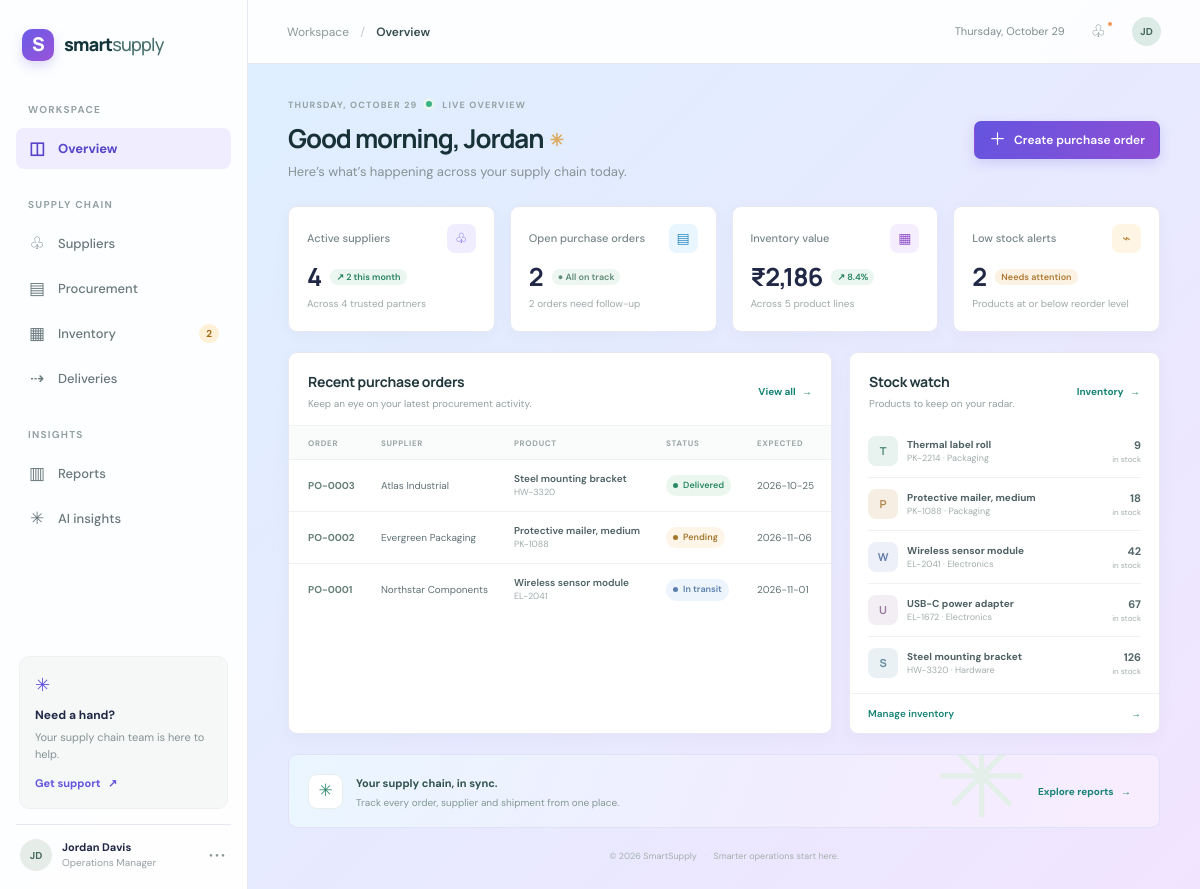
The page / on the database its author committed.
### tables this page shows
CREATE TABLE purchase_orders (
            id INTEGER PRIMARY KEY AUTOINCREMENT, supplier_id INTEGER REFERENCES suppliers(id) ON DELETE SET NULL,
            product_id INTEGER REFERENCES products(id) ON DELETE SET NULL,
            quantity INTEGER NOT NULL, unit_price REAL NOT NULL, status TEXT NOT NULL DEFAULT 'Pending',
            order_date TEXT NOT NULL, expected_date TEXT NOT NULL
        );

CREATE TABLE suppliers (
            id INTEGER PRIMARY KEY AUTOINCREMENT, name TEXT NOT NULL,
            contact TEXT NOT NULL DEFAULT '', email TEXT NOT NULL DEFAULT '',
            category TEXT NOT NULL DEFAULT '', status TEXT NOT NULL DEFAULT 'Active'
        );

CREATE TABLE products (
            id INTEGER PRIMARY KEY AUTOINCREMENT, name TEXT NOT NULL,
            sku TEXT NOT NULL UNIQUE, category TEXT NOT NULL DEFAULT '',
            supplier_id INTEGER REFERENCES suppliers(id) ON DELETE SET NULL,
            stock INTEGER NOT NULL DEFAULT 0, reorder_level INTEGER NOT NULL DEFAULT 10,
            unit_price REAL NOT NULL DEFAULT 0
        );

### app.py (the view)
@app.route("/")
def dashboard():
    db = get_db()
    metrics = {
        "suppliers": db.execute("SELECT COUNT(*) FROM suppliers WHERE status='Active'").fetchone()[0],
        "orders": db.execute("SELECT COUNT(*) FROM purchase_orders WHERE status IN ('Pending','In transit')").fetchone()[0],
        "inventory": db.execute("SELECT COALESCE(SUM(stock * unit_price),0) FROM products").fetchone()[0],
        "low_stock": db.execute("SELECT COUNT(*) FROM products WHERE stock <= reorder_level").fetchone()[0],
        "products": db.execute("SELECT COUNT(*) FROM products").fetchone()[0],
    }
    orders = db.execute("""SELECT po.*, s.name supplier, p.name product, p.sku FROM purchase_orders po
        LEFT JOIN suppliers s ON s.id=po.supplier_id LEFT JOIN products p ON p.id=po.product_id
        ORDER BY po.id DESC LIMIT 5""").fetchall()
    products = db.execute("SELECT * FROM products ORDER BY (stock <= reorder_level) DESC, stock ASC LIMIT 5").fetchall()
    return render_template("dashboard.html", metrics=metrics, orders=orders, products=products, today=date.today().strftime("%A, %B %-d") if __import__("os").name != "nt" else date.today().strftime("%A, %B %#d"))

### app.py (called while the page is built)
def get_db():
    if "db" not in g:
        g.db = sqlite3.connect(DATABASE)
        g.db.row_factory = sqlite3.Row
        g.db.execute("PRAGMA foreign_keys = ON")
    return g.db

def configured_openai_key():
    key = os.getenv("OPENAI_API_KEY", "").strip()
    return key if key and key != "your_openai_api_key_here" else ""

@app.context_processor
def inject_counts():
    db = get_db()
    low = db.execute("SELECT COUNT(*) FROM products WHERE stock <= reorder_level").fetchone()[0]
    return {"low_stock_count": low, "year": date.today().year, "now_label": datetime.now().strftime("%A, %B %-d") if os.name != "nt" else datetime.now().strftime("%A, %B %#d"), "ai_enabled": bool(configured_openai_key())}

### templates/dashboard.html
{% extends 'base.html' %}{% block title %}Overview{% endblock %}{% block crumb %}Overview{% endblock %}{% block content %}
<section class="page-heading"><div><div class="eyebrow">{{ today|upper }} <span class="live-dot"></span> LIVE OVERVIEW</div><h1>Good morning, Jordan <span class="wave">✳</span></h1><p>Here’s what’s happening across your supply chain today.</p></div><a class="button button-primary" href="{{ url_for('procurement') }}"><span>＋</span> Create purchase order</a></section>
<section class="metric-grid">
  <article class="metric-card"><div class="metric-top"><span>Active suppliers</span><span class="metric-icon teal">♧</span></div><div class="metric-value">{{ metrics.suppliers }}<span class="metric-change positive">↗ 2 this month</span></div><div class="metric-foot">Across {{ metrics.suppliers }} trusted partners</div></article>
  <article class="metric-card"><div class="metric-top"><span>Open purchase orders</span><span class="metric-icon blue">▤</span></div><div class="metric-value">{{ metrics.orders }}<span class="metric-change neutral">● All on track</span></div><div class="metric-foot">{{ metrics.orders }} orders need follow-up</div></article>
  <article class="metric-card"><div class="metric-top"><span>Inventory value</span><span class="metric-icon violet">▦</span></div><div class="metric-value">&#8377;{{ '{:,.0f}'.format(metrics.inventory) }}<span class="metric-change positive">↗ 8.4%</span></div><div class="metric-foot">Across {{ metrics.products }} product lines</div></article>
  <article class="metric-card"><div class="metric-top"><span>Low stock alerts</span><span class="metric-icon amber">⌁</span></div><div class="metric-value">{{ metrics.low_stock }}<span class="metric-change warning">Needs attention</span></div><div class="metric-foot">Products at or below reorder level</div></article>
</section>
<section class="dashboard-grid"><article class="panel orders-panel"><div class="panel-heading"><div><h2>Recent purchase orders</h2><p>Keep an eye on your latest procurement activity.</p></div><a class="text-link" href="{{ url_for('procurement') }}">View all <span>→</span></a></div><div class="table-wrap"><table><thead><tr><th>ORDER</th><th>SUPPLIER</th><th>PRODUCT</th><th>STATUS</th><th>EXPECTED</th><th></th></tr></thead><tbody>{% for order in orders %}<tr><td class="order-id">PO-{{ '%04d' % order.id }}</td><td>{{ order.supplier or '—' }}</td><td><div class="product-cell">{{ order.product or 'Product removed' }}<small>{{ order.sku or '' }}</small></div></td><td><span class="status status-{{ order.status|lower|replace(' ','-') }}"><i></i>{{ order.status }}</span></td><td>{{ order.expected_date }}</td><td><a class="row-more" href="{{ url_for('procurement') }}">•••</a></td></tr>{% else %}<tr><td colspan="6" class="empty">No orders yet. Create your first purchase order to get started.</td></tr>{% endfor %}</tbody></table></div></article>
<article class="panel stock-panel"><div class="panel-heading"><div><h2>Stock watch</h2><p>Products to keep on your radar.</p></div><a class="text-link" href="{{ url_for('inventory') }}">Inventory <span>→</span></a></div><div class="stock-list">{% for product in products %}<div class="stock-row"><div class="product-avatar avatar-{{ loop.index }}">{{ product.name[0] }}</div><div class="stock-info"><strong>{{ product.name }}</strong><small>{{ product.sku }} · {{ product.category }}</small></div><div class="stock-count {% if product.stock <= product.reorder_level %}stock-low{% endif %}"><strong>{{ product.stock }}</strong><small>in stock</small></div></div>{% else %}<div class="empty">No products added yet.</div>{% endfor %}</div><a class="replenish-link" href="{{ url_for('inventory') }}">Manage inventory <span>→</span></a></article></section>
<section class="bottom-banner"><div class="banner-icon">✳</div><div><strong>Your supply chain, in sync.</strong><p>Track every order, supplier and shipment from one place.</p></div><a href="{{ url_for('reports') }}">Explore reports <span>→</span></a><div class="banner-decoration">✳</div></section>
{% endblock %}

### templates/base.html (shortened to what this page needs)
<!doctype html>
<html lang="en">
<head>
  <link rel="stylesheet" href="{{ url_for('static', filename='style.css', v=3) }}"><script src="{{ url_for('static', filename='app.js') }}" defer></script>
</head>
<body>
<aside class="sidebar" id="sidebar">
  <a class="brand" href="{{ url_for('dashboard') }}"><span class="brand-icon">S</span><span>smart<span class="brand-light">supply</span></span></a>
  <div class="workspace-label">WORKSPACE</div>
  <nav class="nav-list">
    <a class="nav-link {% if request.endpoint == 'dashboard' %}active{% endif %}" href="{{ url_for('dashboard') }}"><span class="nav-icon">◫</span> Overview</a>
    <div class="nav-section">SUPPLY CHAIN</div>
    <a class="nav-link {% if request.endpoint == 'suppliers' %}active{% endif %}" href="{{ url_for('suppliers') }}"><span class="nav-icon">♧</span> Suppliers</a>
    <a class="nav-link {% if request.endpoint == 'procurement' %}active{% endif %}" href="{{ url_for('procurement') }}"><span class="nav-icon">▤</span> Procurement</a>
    <a class="nav-link {% if request.endpoint == 'inventory' %}active{% endif %}" href="{{ url_for('inventory') }}"><span class="nav-icon">▦</span> Inventory {% if low_stock_count %}<span class="nav-badge">{{ low_stock_count }}</span>{% endif %}</a>
    <a class="nav-link {% if request.endpoint == 'deliveries' %}active{% endif %}" href="{{ url_for('deliveries') }}"><span class="nav-icon">⇢</span> Deliveries</a>
    <div class="nav-section">INSIGHTS</div>
    <a class="nav-link {% if request.endpoint == 'reports' %}active{% endif %}" href="{{ url_for('reports') }}"><span class="nav-icon">▥</span> Reports</a>
    <a class="nav-link {% if request.endpoint == 'assistant' %}active{% endif %}" href="{{ url_for('assistant') }}"><span class="nav-icon">✳</span> AI insights</a>
  </nav>
  <div class="sidebar-bottom"><div class="help-card"><div class="help-mark">✳</div><strong>Need a hand?</strong><p>Your supply chain team is here to help.</p><a href="mailto:support@smartsupply.example">Get support <span>↗</span></a></div><div class="profile"><div class="avatar">JD</div><div class="profile-copy"><strong>Jordan Davis</strong><small>Operations Manager</small></div><span class="profile-more">•••</span></div></div>
</aside>
<main class="main-area"><header class="topbar"><button class="mobile-menu" id="menu-toggle" aria-label="Toggle menu">☰</button><div class="breadcrumbs">Workspace <span>/</span> <strong>{% block crumb %}Overview{% endblock %}</strong></div><div class="top-actions"><span class="today-label">{{ now_label }}</span><button class="icon-button notification" aria-label="Notifications">♧<i></i></button><div class="top-avatar">JD</div></div></header>
<div class="page-wrap">{% block content %}{% endblock %}<footer class="footer">© {{ year }} SmartSupply <span></span> Smarter operations start here.</footer></div></main>
</body></html>

### rows shown on the page
purchase_orders: id "0003", name "Atlas Industrial", name "Steel mounting bracket", sku "HW-3320", status "Delivered", expected_date "2026-10-25"
purchase_orders: id "0002", name "Evergreen Packaging", name "Protective mailer, medium", sku "PK-1088", status "Pending", expected_date "2026-11-06"
purchase_orders: id "0001", name "Northstar Components", name "Wireless sensor module", sku "EL-2041", status "In transit", expected_date "2026-11-01"
products: name "T", name "Thermal label roll", sku "PK-2214", category "Packaging", stock "9"
products: name "P", name "Protective mailer, medium", sku "PK-1088", category "Packaging", stock "18"
products: name "W", name "Wireless sensor module", sku "EL-2041", category "Electronics", stock "42"
products: name "U", name "USB-C power adapter", sku "EL-1672", category "Electronics", stock "67"
products: name "S", name "Steel mounting bracket", sku "HW-3320", category "Hardware", stock "126"

### other values the page prints
{{ low_stock_count }} "2"
{{ today|upper }} "THURSDAY, OCTOBER 29"
{{ metrics.suppliers }} "4"
{{ metrics.orders }} "2"
{{ '{:,.0f}'.format(metrics.inventory) }} "2,186"
{{ metrics.products }} "5"
{{ metrics.low_stock }} "2"
